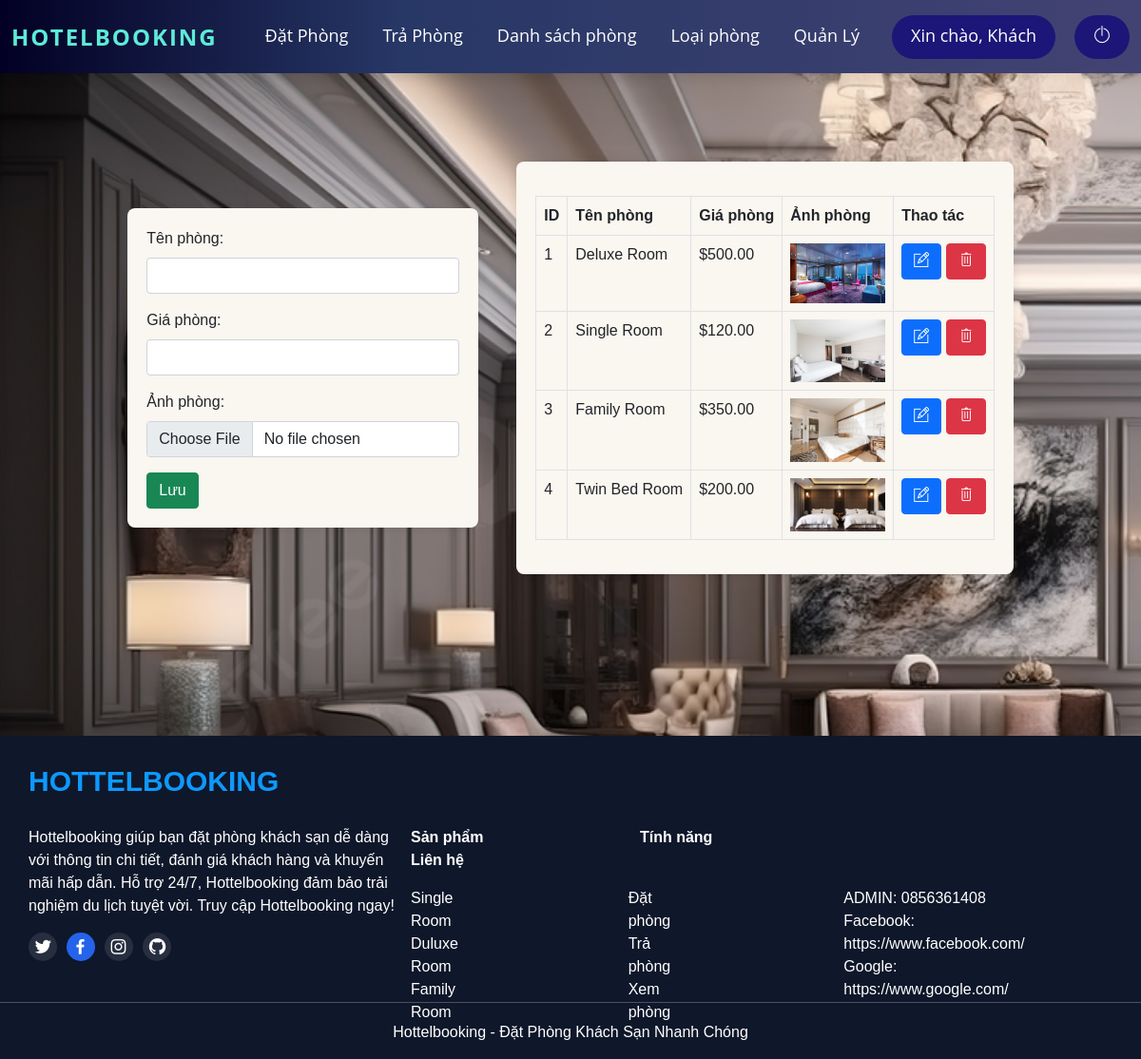
The page /Loairooms.php on the database its author committed.
### tables this page shows
CREATE TABLE `room_categories` (
  `id` int(30) NOT NULL,
  `name` text NOT NULL,
  `price` float NOT NULL,
  `cover_img` text NOT NULL
);

### Loairooms.php (the view, shortened to what this page needs)
<!DOCTYPE html>
<html lang="en">
<head>
    <link href="https://cdn.jsdelivr.net/npm/bootstrap@5.0.2/dist/css/bootstrap.min.css" rel="stylesheet">
    <link rel="stylesheet" href="./vendor/themify-icons/themify-icons.css">
    <link href='https://unpkg.com/boxicons@2.1.4/css/boxicons.min.css' rel='stylesheet'>
</head>
<body>
<nav class="navbar navbar-expand-lg navbar-dark fixed-top">
    <div class="container-fluid">
        <a class="navbar-brand" href="#">HotelBooking</a>
        <div class="collapse navbar-collapse" id="navbarNav">
            <ul class="navbar-nav mx-auto">
                <li class="nav-item">
                    <a class="nav-link task" href="FcheckIn.php">Đặt Phòng</a>
                </li>
                <li class="nav-item">
                    <a class="nav-link task" href="FcheckOut.php">Trả Phòng</a>
                </li>
                <li class="nav-item">
                    <a class="nav-link task" href="rooms.php">Danh sách phòng</a>
                </li>
                <li class="nav-item">
                    <a class="nav-link task" href="Loairooms.php">Loại phòng</a>
                </li>
                <li class="nav-item">
                    <a class="nav-link task" href="Fquanly.php">Quản Lý</a>
                </li>
            </ul>
            <ul class="navbar-nav ml-auto">
                <li class="nav-item">
                    <a class="nav-link" href="#">
                        <?php
                        if(isset($_SESSION['name'])) {
                        echo 'Xin chào, '.$_SESSION['name'];
                        } else {
                        echo 'Xin chào, Khách';
                        }
                        ?>
                    </a>
                </li>
                <li class="nav-item">
                    <a class="nav-link task log-out" href="logout.php">
                        <i class='ti-power-off'></i>
                    </a>
                </li>
            </ul>
        </div>
    </div>
</nav>
    <div class="container" style="height: auto;">
        <div class="form-container">
            <form action="save_Loairoom.php" method="post" enctype="multipart/form-data">
                <div class="mb-3">
                    <label for="name" class="form-label">Tên phòng:</label>
                    <input type="text" id="name" name="name" class="form-control" required>
                </div>
                <div class="mb-3">
                    <label for="price" class="form-label">Giá phòng:</label>
                    <input type="number" id="price" name="price" step="0.01" class="form-control" required>
                </div>
                <div class="mb-3">
                    <label for="cover_img" class="form-label">Ảnh phòng:</label>
                    <input type="file" id="cover_img" name="cover_img" accept="image/*" class="form-control" required>
                </div>
                <input type="submit" value="Lưu" class="btn btn-success">
            </form>
        </div>
        <div class="info-container">
            <?php
            require 'connect.php';
            $sql = "SELECT id, name, price, cover_img FROM room_categories";
            $result = $conn->query($sql);
            if ($result->num_rows > 0) {
                echo '<table class="table table-bordered mt-3">';
                echo '<thead>';
                echo '<tr>';
                echo '<th>ID</th>';
                echo '<th>Tên phòng</th>';
                echo '<th>Giá phòng</th>';
                echo '<th>Ảnh phòng</th>';
                echo '<th>Thao tác</th>';
                echo '</tr>';
                echo '</thead>';
                echo '<tbody>';
                $counter = 1;
                while ($row = $result->fetch_assoc()) {
                    $formattedPrice = number_format($row['price'], 2);
                    echo "<tr>
                        <td>{$counter}</td>
                        <td>{$row['name']}</td>
                        <td>\${$formattedPrice}</td>
                        <td><img src='{$row['cover_img']}' alt='Room Image' width='100'></td>
                        <td>
                            <button class='btn btn-primary' onclick='editRoom({$row['id']})'><i class='ti-pencil-alt'></i></button>
                            <button class='btn btn-danger' onclick='deleteRoom({$row['id']})'><i class='ti-trash'></i></button>
                        </td>
                      </tr>";
                    $counter++;
                }
                echo '</tbody>';
                echo '</table>';
            } else {
                echo '<p>No results found.</p>';
            }
            ?>
        </div>
    </div>
    <footer>
    <div class="rightFooter">
        <div class="boxFooter">
            <p class="titleFooter">hottelbooking</p>
        </div>
        <div class="contentFooter">
            <p>Hottelbooking giúp bạn đặt phòng khách sạn dễ dàng với thông tin chi tiết, đánh giá khách hàng và khuyến mãi hấp dẫn. Hỗ trợ 24/7, Hottelbooking đảm bảo trải nghiệm du lịch tuyệt vời. Truy cập Hottelbooking ngay!</p>
        </div>
        <div class="iconFooter">
            <div class="twitterFooter"><i class='bx bxl-twitter'></i></div>
            <div class="facebookFooter"><i class='bx bxl-facebook' ></i></div>
            <div class="instaFooter"><i class='bx bxl-instagram'></i></div>
            <div class="githubFooter"><i class='bx bxl-github'></i></div>
        </div>
    </div>
    <div class="leftFooter">
        <ul class="listFooter">
            <li class="product">Sản phẩm</li>
            <li class="feature">Tính năng</li>
            <li class="contact">Liên hệ</li>
        </ul>
        <div class="content-list-footer">
            <ul class="productFooter">
                <li>Single Room</li>
                <li>Duluxe Room</li>
                <li>Family Room</li>
            </ul>
            <ul class="featureFooter">
                <li>Đặt phòng</li>
                <li>Trả phòng</li>
                <li>Xem phòng</li>
            </ul>
            <ul class="contactFooter">
                <li>ADMIN: 0856361408</li>
                <li>Facebook: https://www.facebook.com/</li>
                <li>Google: https://www.google.com/</li>
            </ul>
        </div>
    </div>
    <div class="line-footer">
        <hr>
    </div>
    <div class="last-content-footer">
        <p>Hottelbooking - Đặt Phòng Khách Sạn Nhanh Chóng</p>
    </div>
</footer>
</body>
</html>

### Loairooms.php (style rules this page uses)
body { font-family: Arial, sans-serif; background-image: url(pngtree-luxury-hotel-interior-picture-image_2682371.jpg); background-size: cover; background-repeat: no-repeat; background-attachment: fixed; margin-top: 150px; }
.container { max-width: 1200px; margin: auto; display: flex; justify-content: center; align-items: center; height: 100vh; }
.form-container, .info-container { background-color: #FAF6F0; box-shadow: 0 0 10px rgba(0, 0, 0, 0.1); border-radius: 8px; overflow: hidden; padding: 20px; margin: 20px; }
nav.navbar { background-color: #333; box-shadow: 0 4px 12px rgba(0,0,0,0.1); padding: 10px 0; }
nav.navbar a.navbar-brand { color: #5DEBD7; font-weight: bold; font-size: 24px; text-transform: uppercase; letter-spacing: 2px; }
nav.navbar a.nav-link { color: #ffffff !important; margin-left: 20px; font-size: 18px; transition: color 0.3s, transform 0.3s; }
.navbar-nav.ml-auto a.nav-link { background-color: #1C1678; color: #ffffff; padding: 8px 20px; border-radius: 25px; transition: background-color 0.3s, transform 0.3s; }
nav.navbar { background-color: #27496d; background: linear-gradient(90deg, rgba(2,0,36,1) 0%, rgba(39,55,102,1) 35%, rgba(67,67,115,1) 100%); font-family: 'Open Sans', sans-serif; }
nav.navbar a.nav-link { color: rgba(255, 255, 255, 0.8); padding: 0.75em 1.5em; border-bottom: 3px solid transparent; transition: color 0.2s ease, border-color 0.2s ease; }
.navbar { display: flex; justify-content: flex-end; list-style: none; }
footer { width: 100%; height: 340px; background: #0F172A; margin-top: 150px; color: #fff; position: relative; }
.boxFooter { margin: 0 0 25px 30px; padding-top: 25px; }
.titleFooter { font-size: 30px; font-weight: bold; text-transform: uppercase; color: #0D99FF; margin: 0; }
.contentFooter { max-width: 400px; margin-left: 30px; }
.iconFooter { margin-left: 30px; font-size: 21px; display: flex; }
.facebookFooter { background: #2563EB; width: 30px; height: 30px; padding-left: 4px; padding-top: 1px; border-radius: 15px; margin-right: 10px; }
.twitterFooter { background: rgba(255, 255, 255, 0.1); width: 30px; height: 30px; padding-left: 5px; padding-top: 1px; border-radius: 15px; margin-right: 10px; }
.instaFooter { background: rgba(255, 255, 255, 0.1); width: 30px; height: 30px; padding-left: 4px; padding-top: 1px; border-radius: 15px; margin-right: 10px; }
.githubFooter { background: rgba(255, 255, 255, 0.1); width: 30px; height: 30px; padding-left: 5px; padding-top: 1px; border-radius: 15px; }
.listFooter > li { display: inline-block; font-weight: bold; }
.rightFooter { width: 40%; position: absolute; }
.leftFooter { width: 60%; float: right; position: absolute; right: 80px; margin-top: 95px; }
.listFooter li { padding: 0px 160px 0px 0px; }
.content-list-footer { display: flex; }
.productFooter { list-style-type: none; padding-right: 113px; }
.featureFooter { list-style-type: none; padding-right: 113px; }
.contactFooter { list-style-type: none; padding-left: 43px ; }
.last-content-footer { position: absolute; bottom: 0; display: flex; width: 100%; justify-content: center; align-items: center; }
.line-footer { position: absolute; bottom: 43px; width: 100%; }

### rows shown on the page
room_categories: name "Deluxe Room", price "500.00", cover_img (picture)
room_categories: name "Single Room", price "120.00", cover_img (picture)
room_categories: name "Family Room", price "350.00", cover_img (picture)
room_categories: name "Twin Bed Room", price "200.00", cover_img (picture)
